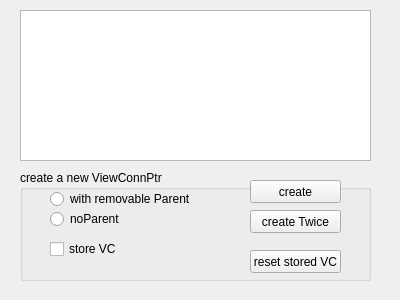
<ui version="4.0" >
 <class>VCTestFrameClass</class>
 <widget class="QFrame" name="VCTestFrameClass" >
  <property name="geometry" >
   <rect>
    <x>0</x>
    <y>0</y>
    <width>400</width>
    <height>300</height>
   </rect>
  </property>
  <property name="windowTitle" >
   <string>VCTestFrame</string>
  </property>
  <widget class="QGroupBox" name="groupBox" >
   <property name="geometry" >
    <rect>
     <x>20</x>
     <y>170</y>
     <width>351</width>
     <height>111</height>
    </rect>
   </property>
   <property name="title" >
    <string>create a new ViewConnPtr</string>
   </property>
   <widget class="QRadioButton" name="radioButton" >
    <property name="geometry" >
     <rect>
      <x>30</x>
      <y>20</y>
      <width>151</width>
      <height>18</height>
     </rect>
    </property>
    <property name="text" >
     <string>with removable Parent</string>
    </property>
   </widget>
   <widget class="QRadioButton" name="radioButton_2" >
    <property name="geometry" >
     <rect>
      <x>30</x>
      <y>40</y>
      <width>84</width>
      <height>18</height>
     </rect>
    </property>
    <property name="text" >
     <string>noParent</string>
    </property>
   </widget>
   <widget class="QPushButton" name="pushButton" >
    <property name="geometry" >
     <rect>
      <x>230</x>
      <y>10</y>
      <width>91</width>
      <height>23</height>
     </rect>
    </property>
    <property name="text" >
     <string>create</string>
    </property>
   </widget>
   <widget class="QPushButton" name="pushButton_2" >
    <property name="geometry" >
     <rect>
      <x>230</x>
      <y>40</y>
      <width>91</width>
      <height>23</height>
     </rect>
    </property>
    <property name="text" >
     <string>create Twice</string>
    </property>
   </widget>
   <widget class="QCheckBox" name="checkBox" >
    <property name="geometry" >
     <rect>
      <x>30</x>
      <y>70</y>
      <width>72</width>
      <height>18</height>
     </rect>
    </property>
    <property name="text" >
     <string>store VC</string>
    </property>
   </widget>
   <widget class="QPushButton" name="pushButton_3" >
    <property name="geometry" >
     <rect>
      <x>230</x>
      <y>80</y>
      <width>91</width>
      <height>23</height>
     </rect>
    </property>
    <property name="text" >
     <string>reset stored VC</string>
    </property>
   </widget>
  </widget>
  <widget class="QTextEdit" name="textEdit" >
   <property name="geometry" >
    <rect>
     <x>20</x>
     <y>10</y>
     <width>351</width>
     <height>151</height>
    </rect>
   </property>
  </widget>
 </widget>
 <layoutdefault spacing="6" margin="11" />
 <resources/>
 <connections/>
</ui>
